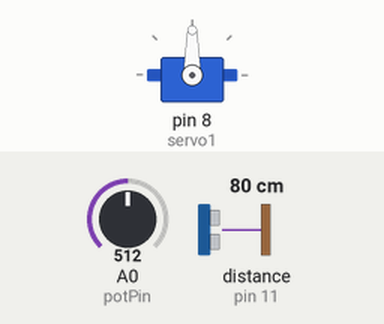
The sketch below on a simulated Arduino Uno, built with avr-gcc and run on an emulated ATmega328P. On the bench: servo. Wiring (inferred from the names in the program): ultrasonic range finder: trigger pin 12; echo pin 11. Inputs (shaded band) come from the test bench; at power-on: distance to the obstacle (sensor on pin 11) 80 cm, A0 (potPin) = 512. The echo pulse lasts 58.3 µs per cm; what the sketch prints to the serial monitor is not drawn.

Above: at 1.2 s.
1.3 s: distance to the obstacle (sensor on pin 11) set to 18 cm
4.3 s: distance to the obstacle (sensor on pin 11) set to 13 cm
At 8.8 s:
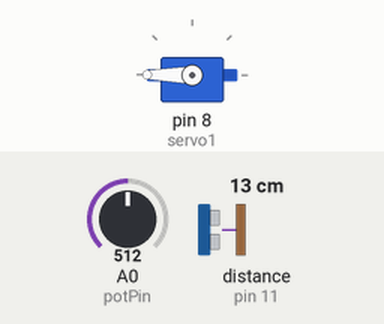
Timing chart, 0 to 15.1 s (numbered marks = the images above; inputs shaded):
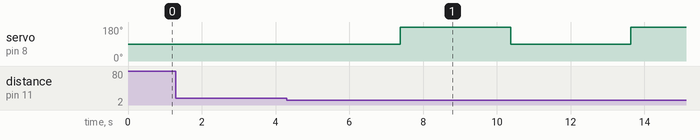

Measured:
- the behaviour switches between 16 and 15 cm on distance to the obstacle (sensor on pin 11) (found by bisection; images 0 and 1)
- after the input at 1.3 s, every drawn part: stays the same
- after the input at 4.3 s, servo on pin 8 (servo1): 90° → 180° after 3.1 s, → 90° 3.0 s later, → 180° 3.2 s later

The sketch:

wetdry.ino
```cpp
#include <Servo.h>
Servo servo1;
const int trigPin = 12;
const int echoPin = 11;
const int irPowerPin = 7; // Pin connected to control power to IR sensor
long duration;
int distance = 0;
int potPin = A0; // input pin
int soil = 0;
int fsoil;

void setup() {
  Serial.begin(9600);
  pinMode(trigPin, OUTPUT);
  pinMode(echoPin, INPUT);
  pinMode(irPowerPin, OUTPUT); // Set pin to control power to IR sensor as output
  servo1.attach(8);
}

void loop() {
  int soil = 0;

  for(int i = 0; i < 2; i++) {

    digitalWrite(trigPin, LOW);
    delayMicroseconds(7);
    digitalWrite(trigPin, HIGH);
    delayMicroseconds(10);
    digitalWrite(trigPin, LOW);
    delayMicroseconds(10);
    duration = pulseIn(echoPin, HIGH);
    distance = duration * 0.034 / 2 + distance;
    delay(10);
  }
  digitalWrite(irPowerPin, HIGH);
  distance = distance / 2;

  if (distance < 15 && distance > 1) {
    delay(1000);
    for(int i = 0; i < 3; i++) {
      soil = analogRead(potPin);
      soil = constrain(soil, 485, 1023);
      fsoil = (map(soil, 485, 1023, 100, 0)) + fsoil;
      delay(75);
      digitalWrite(irPowerPin, LOW);
    }
    fsoil = fsoil / 3;
    Serial.println(fsoil);
    Serial.print("%");

    if (fsoil > 1) {
      delay(1000);
      Serial.println(fsoil);
      Serial.print("WET ");
      servo1.write(180);
     // Cut off power to IR sensor
      delay(3000);
    } else {
      delay(1000);
      Serial.println(fsoil);
      Serial.print("dry ");
      servo1.write(0);
      //digitalWrite(irPowerPin, HIGH); // Restore power to IR sensor
      delay(3000);
    }
    servo1.write(90);
  }
  distance = 0;
  fsoil = 0;
  delay(1000);
}
```
